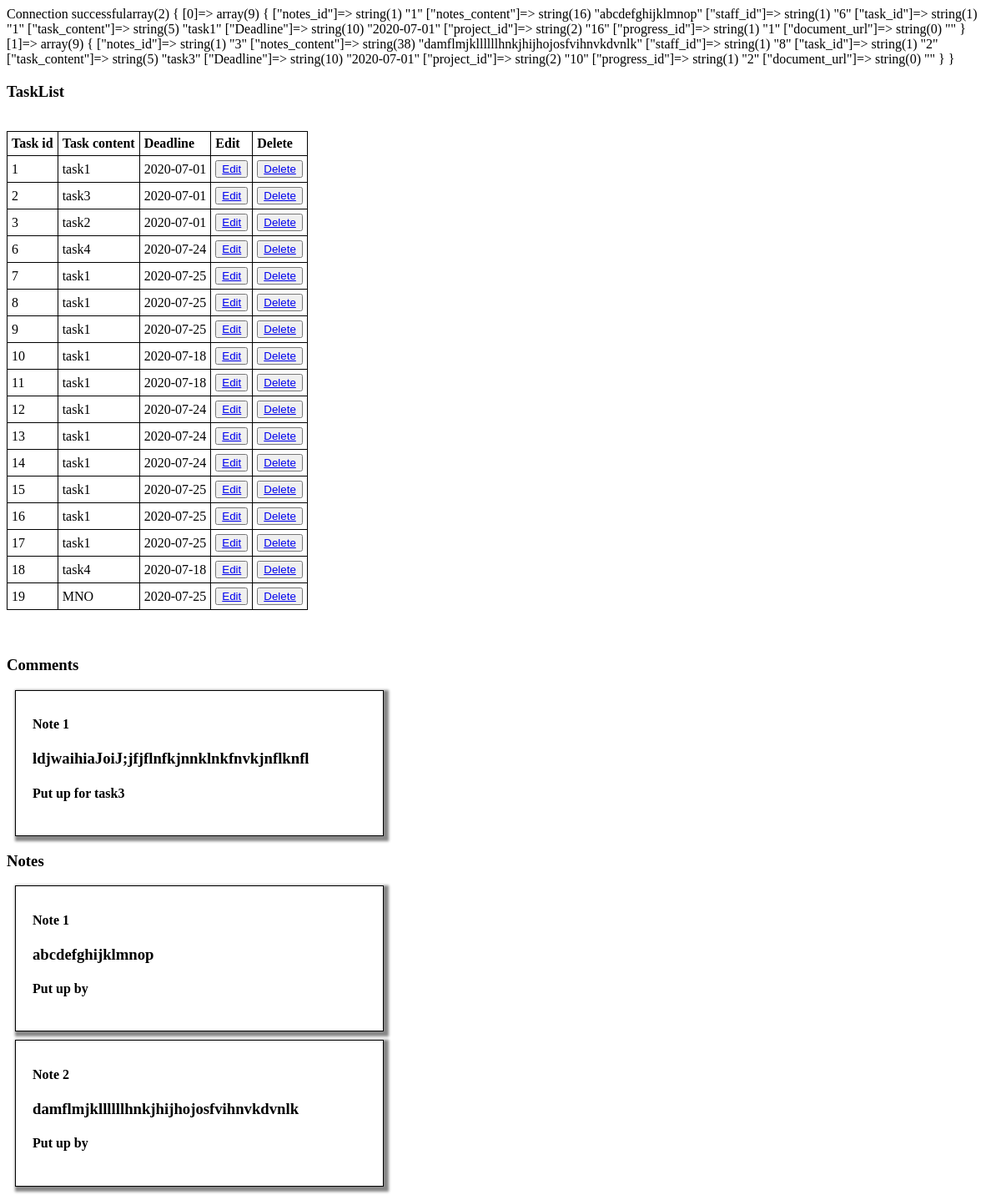
Page /backend-structure/modules/module-3/tasklist.php on the committed database.
### tables this page shows
CREATE TABLE `tasks` (
  `task_id` int(11) NOT NULL,
  `task_content` varchar(255) NOT NULL,
  `Deadline` date NOT NULL,
  `project_id` int(11) NOT NULL,
  `progress_id` int(11) NOT NULL,
  `document_url` varchar(100) DEFAULT NULL
);

CREATE TABLE `comments` (
  `comment_id` int(11) NOT NULL,
  `comment_content` varchar(255) NOT NULL,
  `task_id` int(11) NOT NULL
);

CREATE TABLE `notes` (
  `notes_id` int(11) NOT NULL,
  `notes_content` varchar(255) NOT NULL,
  `staff_id` int(11) NOT NULL,
  `task_id` int(11) NOT NULL
);

### backend-structure/modules/module-3/tasklist.php (the view, shortened to what this page needs)
<?php
   require('../../include/common/config.php');
   $query = 'SELECT * FROM tasks';
    $result = mysqli_query($conn,$query);
    $tasks = mysqli_fetch_all($result , MYSQLI_ASSOC);
    $query = 'SELECT * FROM notes
              JOIN tasks
              ON notes.task_id = tasks.task_id';
    $result = mysqli_query($conn,$query);
    $notes = mysqli_fetch_all($result , MYSQLI_ASSOC);
    var_dump($notes);
    $query = 'SELECT * FROM comments
              JOIN tasks
              ON comments.task_id = tasks.task_id';
    $result = mysqli_query($conn,$query);
    $comments = mysqli_fetch_all($result , MYSQLI_ASSOC);
?>
<!DOCTYPE html>
<html lang="en">
<head>
</head>
<body>
    <h3>TaskList</h3>
    <table>
        <tr>
            <th>Task id</th>
            <th>Task content</th>
            <th>Deadline</th>
            <th>Edit</th>
            <th>Delete</th>
            <?php foreach($tasks as $task):?>
                <tr>
                    <td><?php echo $task['task_id'] ;?></td>
                    <td><?php echo $task['task_content'] ;?></td>
                    <td><?php echo $task['Deadline'] ;?></td>
                    <td><button><a href="<?php echo 'http://localhost/Timesheet/backend-structure/modules/module-3/' ?>update_task.php?id=<?php echo $task['task_id']; ?>">Edit</a></button></td>
                    <td><button><a href="<?php echo 'http://localhost/Timesheet/backend-structure/modules/module-3/' ?>remove_task.php?id=<?php echo $task['task_id']; ?>">Delete</a></button></td>
                </tr>
            <?php endforeach?>
            <br>
        </tr>
    </table>
    <br>
    <br>
    <h3>Comments</h3>
    <?php $count = 1 ?>
    <div class = "notes">
    <?php foreach ($comments as $comment) :?>
        <div class = "note-item">
            <h4>Note <?php echo $count ?></h4>
            <h3><?php echo $comment['comment_content'] ;?></h3>
            <h4> Put up for <?php echo $comment['task_content'];?></h4>
        </div>
        <?php $count++; ?>
    <?php endforeach;?>
    </div>
    <h3>Notes</h3>
    <?php $count = 1 ?>
    <div class = "notes">
    <?php foreach ($notes as $note) :?>
        <div class = "note-item">
            <h4>Note <?php echo $count ?></h4>
            <h3><?php echo $note['notes_content'] ;?></h3>
            <h4> Put up by <?php echo $note['staff_name'];?></h4>
        </div>
        <?php $count++; ?>
    <?php endforeach;?>
    </div>
</body>
</html>

### backend-structure/modules/module-3/tasklist.php (style rules this page uses)
table, th, td { border: 1px solid black; border-collapse: collapse; }
th, td { padding: 5px; }
th { text-align: left; }
.note-item { border: 1px solid black; margin: 10px; width:400px; padding:20px; padding-top:10px; box-shadow: 3px 3px 3px 3px #888888; }

### rows in the picture
tasks: task_id "1", task_content "task1", Deadline "2020-07-01"
tasks: task_id "2", task_content "task3", Deadline "2020-07-01"
tasks: task_id "3", task_content "task2", Deadline "2020-07-01"
tasks: task_id "6", task_content "task4", Deadline "2020-07-24"
tasks: task_id "7", task_content "task1", Deadline "2020-07-25"
tasks: task_id "8", task_content "task1", Deadline "2020-07-25"
tasks: task_id "9", task_content "task1", Deadline "2020-07-25"
tasks: task_id "10", task_content "task1", Deadline "2020-07-18"
tasks: task_id "11", task_content "task1", Deadline "2020-07-18"
tasks: task_id "12", task_content "task1", Deadline "2020-07-24"
tasks: task_id "13", task_content "task1", Deadline "2020-07-24"
tasks: task_id "14", task_content "task1", Deadline "2020-07-24"
tasks: task_id "15", task_content "task1", Deadline "2020-07-25"
tasks: task_id "16", task_content "task1", Deadline "2020-07-25"
tasks: task_id "17", task_content "task1", Deadline "2020-07-25"
tasks: task_id "18", task_content "task4", Deadline "2020-07-18"
tasks: task_id "19", task_content "MNO", Deadline "2020-07-25"
comments: comment_content "ldjwaihiaJoiJ;jfjflnfkjnnklnkfnvkjnflknfl", task.task_content "task3"
notes: notes_content "abcdefghijklmnop"
notes: notes_content "damflmjkllllllhnkjhijhojosfvihnvkdvnlk"
